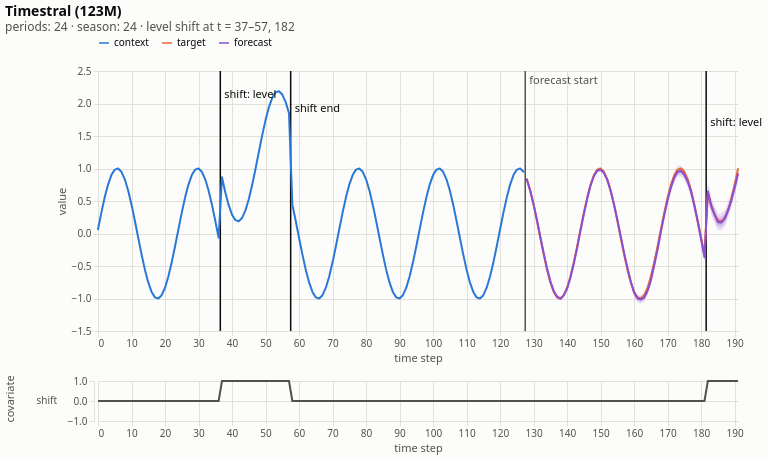

Notebook source saved alongside this figure:
### Markdown cell above
# ci-proto

### Code cell
model = ForecastModel("ciproto")
fc = model.forecast(s)

m = fc.metric_inputs()
score_mase = mean_absolute_scaled_error(m["y_true"], m["y_pred"], m["y_train"])
score_quantile = quantile_loss(m["y_true"], m["y_quantiles"], m["quantiles"])

print(f'score mase: {score_mase}')
print(f'score_quantile: {score_quantile}')

plot_sample(s, prediction=fc.quantiles[0], quantiles=fc.quantile_levels, title="Timestral (123M)")

### Figure 1 — Vega-Lite specification as saved in the notebook (floating-point values rounded to 4 significant figures; data arrays with more than 128 entries replaced by an {"elided": "..."} marker saying what was removed)
{"config": {"view": {"continuousWidth": 300, "continuousHeight": 300, "stroke": null}, "axis": {"domainColor": "#e1e0d9", "gridColor": "#e1e0d9", "gridWidth": 1, "labelColor": "#52514e", "tickColor": "#e1e0d9", "titleColor": "#52514e", "titleFontWeight": "normal"}, "background": "#fcfcfb", "font": "system-ui, sans-serif", "header": {"labelColor": "#52514e", "titleColor": "#52514e", "titleFontWeight": "normal"}, "legend": {"labelColor": "#0b0b0b"}, "title": {"color": "#0b0b0b", "fontSize": 14, "subtitleColor": "#52514e"}}, "vconcat": [{"layer": [{"data": {"name": "data-2857c04485f9719ca98af45643e81810"}, "mark": {"type": "rule", "strokeWidth": 1.5}, "encoding": {"color": {"field": "color", "scale": null, "type": "nominal"}, "tooltip": [{"field": "label", "title": "event", "type": "nominal"}], "x": {"field": "t", "type": "quantitative"}}}, {"data": {"name": "data-9b48a101de386aae9b00322262e3e2ea"}, "mark": {"type": "area", "clip": false, "color": "#8a4fd1", "opacity": 0.1591}, "encoding": {"x": {"field": "t", "scale": {"domain": [0, 191], "nice": false}, "title": "time step", "type": "quantitative"}, "y": {"field": "lo80", "type": "quantitative"}, "y2": {"field": "hi80"}}, "transform": [{"filter": "isValid(datum.median)"}]}, {"data": {"name": "data-9b48a101de386aae9b00322262e3e2ea"}, "mark": {"type": "area", "clip": false, "color": "#8a4fd1", "opacity": 0.1591}, "encoding": {"x": {"field": "t", "scale": {"domain": [0, 191], "nice": false}, "title": "time step", "type": "quantitative"}, "y": {"field": "lo60", "type": "quantitative"}, "y2": {"field": "hi60"}}, "transform": [{"filter": "isValid(datum.median)"}]}, {"data": {"name": "data-9b48a101de386aae9b00322262e3e2ea"}, "mark": {"type": "area", "clip": false, "color": "#8a4fd1", "opacity": 0.1591}, "encoding": {"x": {"field": "t", "scale": {"domain": [0, 191], "nice": false}, "title": "time step", "type": "quantitative"}, "y": {"field": "lo40", "type": "quantitative"}, "y2": {"field": "hi40"}}, "transform": [{"filter": "isValid(datum.median)"}]}, {"data": {"name": "data-9b48a101de386aae9b00322262e3e2ea"}, "mark": {"type": "area", "clip": false, "color": "#8a4fd1", "opacity": 0.1591}, "encoding": {"x": {"field": "t", "scale": {"domain": [0, 191], "nice": false}, "title": "time step", "type": "quantitative"}, "y": {"field": "lo20", "type": "quantitative"}, "y2": {"field": "hi20"}}, "transform": [{"filter": "isValid(datum.median)"}]}, {"data": {"name": "data-9b48a101de386aae9b00322262e3e2ea"}, "mark": {"type": "point", "clip": false, "filled": true, "opacity": 1, "size": 80, "stroke": "#fcfcfb", "strokeWidth": 2}, "encoding": {"color": {"field": "segment", "legend": {"direction": "horizontal", "orient": "top", "symbolType": "stroke"}, "scale": {"domain": ["context", "target", "forecast"], "range": ["#2a78d6", "#eb6834", "#8a4fd1"]}, "title": null, "type": "nominal"}, "x": {"field": "t", "scale": {"domain": [0, 191], "nice": false}, "title": "time step", "type": "quantitative"}, "y": {"field": "value", "type": "quantitative"}}, "transform": [{"filter": "datum.spike"}, {"calculate": "'spike'", "as": "segment"}]}, {"data": {"name": "data-9b48a101de386aae9b00322262e3e2ea"}, "mark": {"type": "line", "clip": false, "strokeCap": "round", "strokeJoin": "round", "strokeWidth": 2}, "encoding": {"color": {"field": "segment", "legend": {"direction": "horizontal", "orient": "top", "symbolType": "stroke"}, "scale": {"domain": ["context", "target", "forecast"], "range": ["#2a78d6", "#eb6834", "#8a4fd1"]}, "title": null, "type": "nominal"}, "x": {"field": "t", "scale": {"domain": [0, 191], "nice": false}, "title": "time step", "type": "quantitative"}, "y": {"field": "value", "title": "value", "type": "quantitative"}}}, {"data": {"name": "data-9b48a101de386aae9b00322262e3e2ea"}, "mark": {"type": "line", "clip": false, "strokeCap": "round", "strokeJoin": "round", "strokeWidth": 2}, "encoding": {"color": {"field": "segment", "legend": {"direction": "horizontal", "orient": "top", "symbolType": "stroke"}, "scale": {"domain": ["context", "target", "forecast"], "range": ["#2a78d6", "#eb6834", "#8a4fd1"]}, "title": null, "type": "nominal"}, "x": {"field": "t", "scale": {"domain": [0, 191], "nice": false}, "title": "time step", "type": "quantitative"}, "y": {"field": "median", "type": "quantitative"}}, "transform": [{"filter": "isValid(datum.median)"}, {"calculate": "'forecast'", "as": "segment"}]}, {"data": {"name": "data-9b48a101de386aae9b00322262e3e2ea"}, "mark": {"type": "rule", "color": "#8a8984", "strokeWidth": 1}, "encoding": {"opacity": {"condition": {"param": "param_2425ffc4a6c0f0b0", "value": 1, "empty": false}, "value": 0}, "x": {"field": "t", "scale": {"domain": [0, 191], "nice": false}, "title": "time step", "type": "quantitative"}}}, {"data": {"name": "data-9b48a101de386aae9b00322262e3e2ea"}, "mark": {"type": "point", "clip": false, "filled": true, "opacity": 1, "size": 80, "stroke": "#fcfcfb", "strokeWidth": 2}, "encoding": {"color": {"field": "segment", "legend": {"direction": "horizontal", "orient": "top", "symbolType": "stroke"}, "scale": {"domain": ["context", "target", "forecast"], "range": ["#2a78d6", "#eb6834", "#8a4fd1"]}, "title": null, "type": "nominal"}, "x": {"field": "t", "scale": {"domain": [0, 191], "nice": false}, "title": "time step", "type": "quantitative"}, "y": {"field": "value", "type": "quantitative"}}, "transform": [{"filter": {"param": "param_2425ffc4a6c0f0b0", "empty": false}}]}, {"data": {"name": "data-9b48a101de386aae9b00322262e3e2ea"}, "mark": {"type": "point", "clip": false, "opacity": 0, "size": 400}, "encoding": {"tooltip": [{"field": "t", "title": "t", "type": "quantitative"}, {"field": "segment", "title": "segment", "type": "nominal"}, {"field": "value", "format": ".3f", "title": "value", "type": "quantitative"}, {"field": "spike", "title": "spike", "type": "nominal"}, {"field": "median", "format": ".3f", "title": "median", "type": "quantitative"}, {"field": "lo80", "format": ".3f", "title": "q0.1", "type": "quantitative"}, {"field": "hi80", "format": ".3f", "title": "q0.9", "type": "quantitative"}], "x": {"field": "t", "scale": {"domain": [0, 191], "nice": false}, "title": "time step", "type": "quantitative"}, "y": {"field": "value", "type": "quantitative"}}, "name": "view_6f3ab77b1630e886_0"}, {"data": {"name": "data-2857c04485f9719ca98af45643e81810"}, "mark": {"type": "text", "align": "left", "baseline": "top", "dx": 4, "fontSize": 11}, "encoding": {"color": {"field": "color", "scale": null, "type": "nominal"}, "text": {"field": "label", "type": "nominal"}, "x": {"field": "t", "type": "quantitative"}, "y": {"field": "y", "scale": null, "type": "quantitative"}}}], "height": 260, "width": 640}, {"data": {"name": "data-7d16f5d2d8a15e73ba25f8fb6a6f7fd3"}, "facet": {"row": {"field": "feature", "header": {"labelAlign": "left", "labelAngle": 0}, "sort": ["shift"], "title": "covariate", "type": "nominal"}}, "spec": {"mark": {"type": "line", "color": "#52514e", "strokeWidth": 2}, "encoding": {"tooltip": [{"field": "feature", "type": "nominal"}, {"field": "t", "type": "quantitative"}, {"field": "value", "format": ".3f", "type": "quantitative"}], "x": {"field": "t", "scale": {"domain": [0, 191], "nice": false}, "title": "time step", "type": "quantitative"}, "y": {"axis": {"values": [-1, 0, 1]}, "field": "value", "scale": {"domain": [-1, 1]}, "title": null, "type": "quantitative"}}, "height": 40, "width": 640}, "resolve": {"scale": {"x": "shared"}}}], "params": [{"name": "param_2425ffc4a6c0f0b0", "select": {"type": "point", "clear": "pointerout", "fields": ["t"], "nearest": true, "on": "pointerover"}, "views": ["view_6f3ab77b1630e886_0"]}], "spacing": 12, "title": {"text": "Timestral (123M)", "anchor": "start", "subtitle": "periods: 24 · season: 24 · level shift at t = 37–57, 182"}, "$schema": "https://vega.github.io/schema/vega-lite/v6.4.1.json", "datasets": {"data-2857c04485f9719ca98af45643e81810": [{"t": 127.5, "label": "forecast start", "color": "#52514e", "y": 4}, {"t": 36.5, "label": "shift: level", "color": "#0b0b0b", "y": 18}, {"t": 57.5, "label": "shift end", "color": "#0b0b0b", "y": 32}, {"t": 181.5, "label": "shift: level", "color": "#0b0b0b", "y": 46}], "data-9b48a101de386aae9b00322262e3e2ea": {"elided": "192 records"}, "data-7d16f5d2d8a15e73ba25f8fb6a6f7fd3": {"elided": "192 records"}}}
